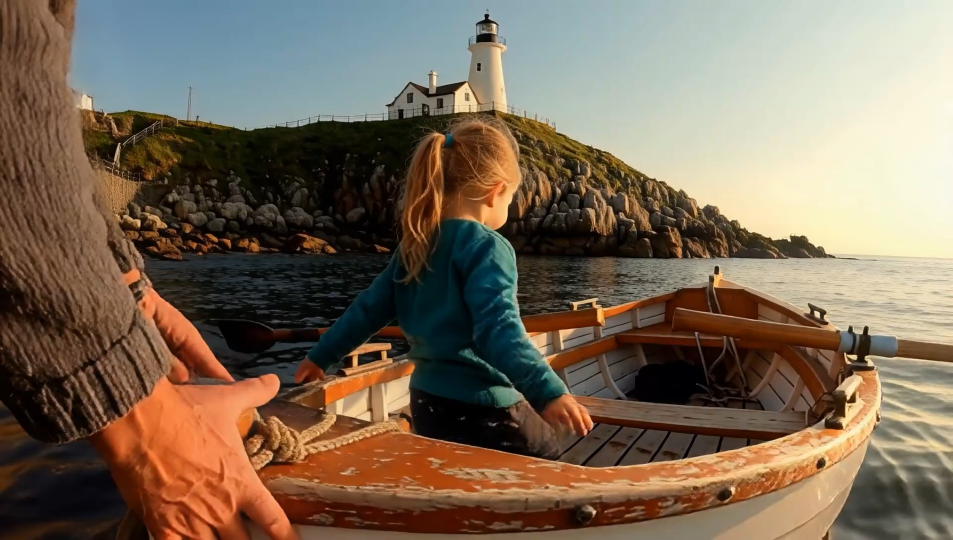
#> input picture tools/memories/refs/father-hands.jpg, 1905 x 1080 px (shown at 1/2 size)
$ python palette.py ../memories/refs/father-hands.jpg
#> lines starting #> are read from the running program, lines starting #| are printed output that depends on the picture
"""Extracts the dominant palette from reference paintings via k-means in Lab-ish space.

    tools/audio/.venv/bin/python tools/art/palette.py <img> [<img> ...]
"""
import sys

import numpy as np
from PIL import Image

px = []
for path in sys.argv[1:]:
    im = Image.open(path).convert('RGB').resize((150, 300))
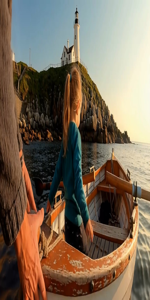
#> im: PIL image 150x300 RGB; mean R, G, B 122.5, 105.8, 87.7
    px.append(np.asarray(im, dtype=np.float32).reshape(-1, 3) / 255)
X = np.concatenate(px)
rng = np.random.default_rng(0)
K = 16
C = X[rng.choice(len(X), K, replace=False)]
#> C = 16 rows, first 8: [0.0118, 0.0157, 0.00392], [0.314, 0.204, 0.137], [0.102, 0.118, 0.125], [0.431, 0.573, 0.659], [0.42, 0.271, 0.2], [0.827, 0.776, 0.635], [0.843, 0.776, 0.635], [0.522, 0.278, 0.106]
for _ in range(40):
    d = ((X[:, None, :] - C[None]) ** 2).sum(-1)
    lab = d.argmin(1)
    C = np.array([X[lab == k].mean(0) if np.any(lab == k) else C[k] for k in range(K)])
#> after the loop, C = 16 rows, first 8: [0.0556, 0.0432, 0.0276], [0.382, 0.229, 0.125], [0.0698, 0.12, 0.128], [0.449, 0.584, 0.653], [0.442, 0.341, 0.254], [0.803, 0.679, 0.518], [0.888, 0.546, 0.331], [0.63, 0.299, 0.115]
counts = np.bincount(lab, minlength=K)
#> counts = [5774, 3638, 2644, 2252, 4169, 1801, 1618, 1555, 2510, 2303, 1375, 3843, 2663, 2976, 2004, 3875]
order = np.argsort(C @ np.array([0.299, 0.587, 0.114]))
#> order = [0, 2, 15, 8, 1, 4, 7, 12, 10, 3, 9, 6, 5, 14, 13, 11]
for k in order:
    r, g, b = (C[k] * 255).round().astype(int)
    print(f"0x{r:02x}{g:02x}{b:02x}  {counts[k] / len(X) * 100:5.1f}%")
#> this loop made 16 passes
#> (k, r, g, b) on passes 3, 4, 5, 6, 8, 9, 10, 11, 12, 13, 15, 16: (15, 60, 30, 13), (8, 63, 56, 46), (1, 97, 58, 32), (4, 113, 87, 65), (12, 143, 120, 95), (10, 199, 107, 54), (3, 115, 149, 167), (9, 141, 165, 171), (6, 226, 139, 84), (5, 205, 173, 132), (13, 217, 214, 190), (11, 244, 240, 212)
#> (r, g, b) on passes 1, 2, 7, 14: (14, 11, 7), (18, 31, 33), (161, 76, 29), (180, 195, 187)
#> (printed output is left out)
